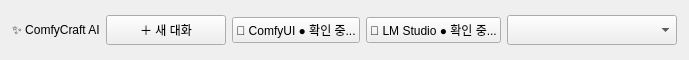
     <widget class="QFrame" name="headerFrame">
      <property name="minimumSize">
       <size>
        <width>0</width>
        <height>60</height>
       </size>
      </property>
      <property name="maximumSize">
       <size>
        <width>16777215</width>
        <height>60</height>
       </size>
      </property>
      <property name="frameShape">
       <enum>QFrame::Shape::NoFrame</enum>
      </property>
      <layout class="QHBoxLayout" name="headerLayout">
       <item>
        <widget class="QLabel" name="appTitle">
         <property name="text">
          <string>✨ ComfyCraft AI</string>
         </property>
        </widget>
       </item>
       <item>
        <widget class="QPushButton" name="newChatBtn">
         <property name="minimumSize">
          <size>
           <width>120</width>
           <height>30</height>
          </size>
         </property>
         <property name="cursor">
          <cursorShape>PointingHandCursor</cursorShape>
         </property>
         <property name="toolTip">
          <string>새 대화를 시작합니다</string>
         </property>
         <property name="text">
          <string>＋ 새 대화</string>
         </property>
        </widget>
       </item>
       <property name="leftMargin">
        <number>12</number>
       </property>
       <property name="topMargin">
        <number>4</number>
       </property>
       <property name="rightMargin">
        <number>12</number>
       </property>
       <property name="bottomMargin">
        <number>4</number>
       </property>
       <item>
        <spacer name="headerSpacer">
         <property name="orientation">
          <enum>Qt::Orientation::Horizontal</enum>
         </property>
         <property name="sizeHint" stdset="0">
          <size>
           <width>0</width>
           <height>0</height>
          </size>
         </property>
        </spacer>
       </item>
       <item>
        <widget class="QPushButton" name="comfyStatusBtn">
         <property name="cursor">
          <cursorShape>PointingHandCursor</cursorShape>
         </property>
         <property name="toolTip">
          <string>클릭하여 ComfyUI 서버 주소 및 모델 폴더를 설정합니다.</string>
         </property>
         <property name="text">
          <string>🎨 ComfyUI ● 확인 중...</string>
         </property>
        </widget>
       </item>
       <item>
        <widget class="QPushButton" name="lmStatusBtn">
         <property name="cursor">
          <cursorShape>PointingHandCursor</cursorShape>
         </property>
         <property name="toolTip">
          <string>클릭하여 LM Studio 서버 주소를 설정합니다.</string>
         </property>
         <property name="text">
          <string>💬 LM Studio ● 확인 중...</string>
         </property>
        </widget>
       </item>
       <item>
        <widget class="QComboBox" name="themeComboBox">
         <property name="minimumSize">
          <size>
           <width>170</width>
           <height>30</height>
          </size>
         </property>
         <property name="toolTip">
          <string>UI 테마를 변경합니다.</string>
         </property>
        </widget>
       </item>
      </layout>
     </widget>
